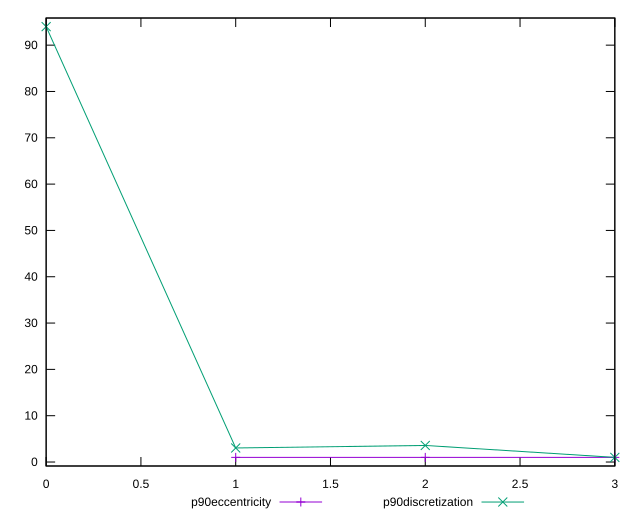

Source code (gnuplot):
reset

$p90Eccentricity <<EOF
1 0.9999999999999997
2 1.0000000000000009
3 0.9999999999999997
EOF

$p90Discretization <<EOF
0 94
1 3.032258064516129
2 3.576923076923077
3 1
EOF

set key outside below
set xrange [0:3]
set yrange [-0.8600000000000004:95.86]
set trange [-0.8600000000000004:95.86]
set terminal svg size 640, 520 enhanced background rgb 'white'
set output "reports/report_00027_2021-02-24T12-40-31.850Z/uses-rel-preconnect/progression/eccentricity.svg"

plot $p90Eccentricity title "p90eccentricity" with linespoints, \
     $p90Discretization title "p90discretization" with linespoints

reset
